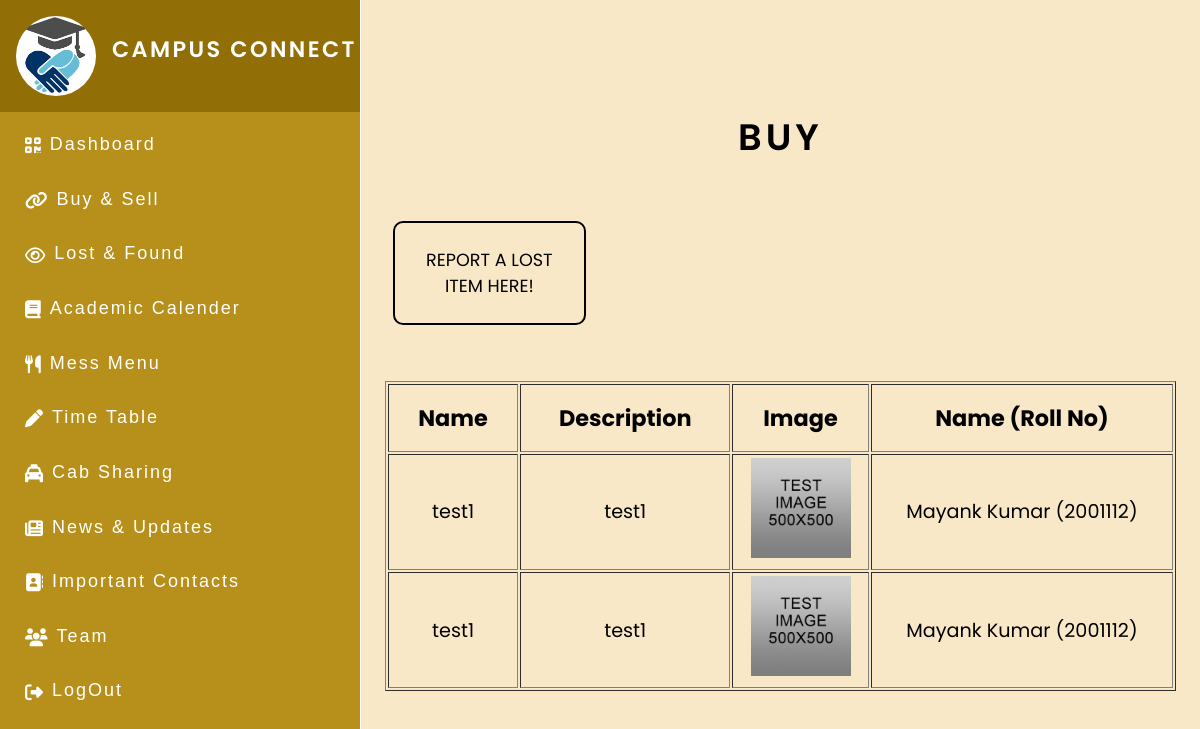
Screenshot of /lostfound/lost (signed in) with the database file from the repository.
### CampusConnectApp/models.py (models this page shows)
class Lost(models.Model):
    name = models.CharField(max_length=100)
    image = models.ImageField(upload_to='images/lost')
    description = models.TextField(max_length=500)
    roll = models.ForeignKey(Users, on_delete=models.CASCADE)

class Users(models.Model):
    email = models.EmailField()
    name = models.CharField(max_length=100)
    roll = models.CharField(max_length=20, primary_key=True)
    contact = models.CharField(max_length=20)
    dept = models.CharField(max_length=10)
    batch = models.IntegerField()
    username = models.CharField(max_length=100)
    password = models.CharField(max_length=100)

### CampusConnectApp/views.py (the view)
# urls.py: path('lostfound/lost', views.lost, name='lost'),
def lost(request):
    getdata = Lost.objects.all()
    template = loader.get_template('lost.html')
    context = {
        'data': getdata
    }
    return HttpResponse(template.render(context, request))

### templates/lost.html
{%extends "dashboard.html" %} {% load static %} {%block start%} {% block css %}
<link rel="stylesheet" href="{% static 'importantContacts/style.css' %}" />
{% endblock %}
<div class="container2">
  <h1 class="main_heading">Buy</h1>
  <a class="button sell_button" href="/lostfound/lost/lostform"
    >Report a lost item here!</a
  >
  <table class="table" border="1">
    <tr>
      <th class="table_heading">Name</th>
      <th class="table_heading">Description</th>
      <th class="table_heading">Image</th>
      <th class="table_heading">Name (Roll No)</th>
    </tr>
    {% for x in data %} {% if not x.sold %}
    <tr>
      <td class="table_data">{{ x.name }}</td>
      <td class="table_data">{{ x.description }}</td>
      <td class="table_data">
        <img src="/{{x.image}}" alt="Lost item image" width="100px" />
      </td>
      <td class="table_data">{{ x.roll.name }} ({{ x.roll.roll }})</td>
    </tr>
    {%endif%} {% endfor %}
  </table>
</div>
{%endblock%}

### CampusConnectApp/static/dashboard/style.css (style rules this page uses)
* { font-family: 'Poppins', sans-serif; margin: 0; padding: 0; box-sizing: border-box; list-style: none; text-decoration: none; }
body { font-family: 'Poppins', sans-serif; }
body { height: 100vh; font-family: 'Poppins', sans-serif; color: black; }
.button { display: inline-block; text-decoration: none; cursor: pointer; box-sizing: border-box; padding: 1.5rem; margin: 2rem; font-size: 1.1rem; text-align: center; text-transform: uppercase; color: black; background-color: transparent; border-radius: 10px; border: 2px solid black; transition: color 0.2s linear, background-color 0.2s linear; }
.main_heading { padding: .5rem ; font-size: 2.3rem; text-align: center; margin: 1rem; font-weight: 600; text-transform: uppercase; letter-spacing: 4px; }

### CampusConnectApp/static/importantContacts/style.css (style rules this page uses)
.container2 { color: black; min-height: 100vh; display: flex; flex-direction: column; text-align: center; justify-content: center; }
.sell_button { width: 23%; }
.table { margin: 1.5rem; }
.table .table_heading { padding: 1rem; font-size: 1.4rem; }
.table .table_data { padding: .2rem; font-size: 1.2rem; }

### rows the page displays
Lost: name "test1", description "test1", image (picture), roll.name "Mayank Kumar", roll.roll "2001112"
Lost: name "test1", description "test1", image (picture), roll.name "Mayank Kumar", roll.roll "2001112"
